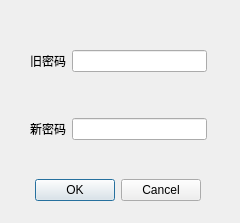
<?xml version="1.0" encoding="UTF-8"?>
<ui version="4.0">
 <class>DialogPassword</class>
 <widget class="QDialog" name="DialogPassword">
  <property name="geometry">
   <rect>
    <x>0</x>
    <y>0</y>
    <width>240</width>
    <height>223</height>
   </rect>
  </property>
  <property name="windowTitle">
   <string>Dialog</string>
  </property>
  <widget class="QDialogButtonBox" name="buttonBox">
   <property name="geometry">
    <rect>
     <x>-20</x>
     <y>170</y>
     <width>221</width>
     <height>41</height>
    </rect>
   </property>
   <property name="orientation">
    <enum>Qt::Horizontal</enum>
   </property>
   <property name="standardButtons">
    <set>QDialogButtonBox::Cancel|QDialogButtonBox::Ok</set>
   </property>
  </widget>
  <widget class="QWidget" name="layoutWidget_2">
   <property name="geometry">
    <rect>
     <x>30</x>
     <y>10</y>
     <width>177</width>
     <height>171</height>
    </rect>
   </property>
   <layout class="QGridLayout" name="gridLayout_3">
    <item row="1" column="0">
     <widget class="QLabel" name="label_5">
      <property name="text">
       <string>新密码</string>
      </property>
     </widget>
    </item>
    <item row="0" column="1">
     <widget class="QLineEdit" name="lineEdit_5"/>
    </item>
    <item row="0" column="0">
     <widget class="QLabel" name="label_6">
      <property name="text">
       <string>旧密码</string>
      </property>
     </widget>
    </item>
    <item row="1" column="1">
     <widget class="QLineEdit" name="lineEdit_6"/>
    </item>
   </layout>
  </widget>
 </widget>
 <resources/>
 <connections>
  <connection>
   <sender>buttonBox</sender>
   <signal>accepted()</signal>
   <receiver>DialogPassword</receiver>
   <slot>accept()</slot>
   <hints>
    <hint type="sourcelabel">
     <x>248</x>
     <y>254</y>
    </hint>
    <hint type="destinationlabel">
     <x>157</x>
     <y>274</y>
    </hint>
   </hints>
  </connection>
  <connection>
   <sender>buttonBox</sender>
   <signal>rejected()</signal>
   <receiver>DialogPassword</receiver>
   <slot>reject()</slot>
   <hints>
    <hint type="sourcelabel">
     <x>316</x>
     <y>260</y>
    </hint>
    <hint type="destinationlabel">
     <x>286</x>
     <y>274</y>
    </hint>
   </hints>
  </connection>
 </connections>
</ui>
